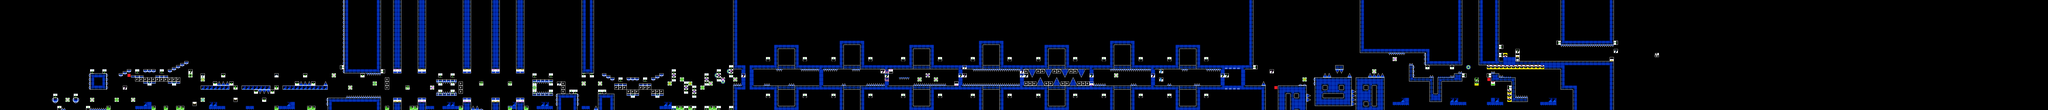

A level layout from a 2D game, rendered from its tile map. Below: a short description, then the map file with tile-grid data replaced by summaries:
An orthogonal 500x27 tile map with 16x16 px tiles, 2 tile layers (SP, ...), 2 tilesets.

<map version="1.10" tiledversion="1.11.2" orientation="orthogonal" renderorder="right-down" width="500" height="27" tilewidth="16" tileheight="16" infinite="0" nextlayerid="5" nextobjectid="1">
 <editorsettings>
  <chunksize width="16" height="27" />
  <export target="export.csv" format="csv" />
 </editorsettings>
 <tileset firstgid="1" name="famidash" tilewidth="16" tileheight="16" tilecount="256" columns="16">
  <image source="../../../GRAPHICS/famidash.bmp" width="256" height="256" />
 </tileset>
 <tileset firstgid="257" name="sprites" tilewidth="16" tileheight="16" tilecount="256" columns="16">
  <image source="../../../GRAPHICS/sprites.png" width="256" height="256" />
 </tileset>
 <layer id="1" width="500" height="27">
  <data>[13500 cells, 5135 non-empty, 65 distinct tile ids]</data>
 </layer>
 <layer id="2" name="SP" width="500" height="27">
  <data>[13500 cells, 282 non-empty, 48 distinct tile ids]</data>
 </layer>
</map>
